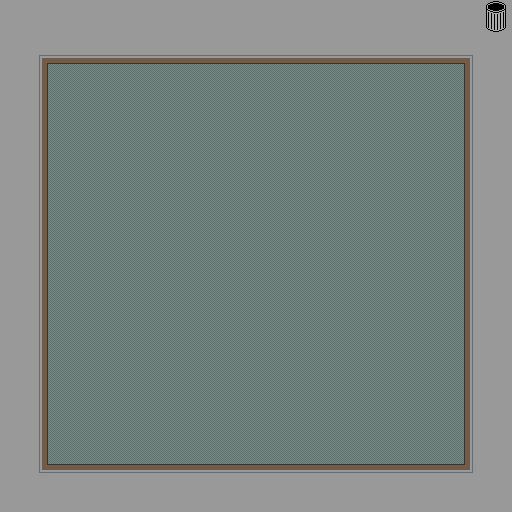

The image is a tile-based game level rendered from a .tmx file. Its description and complete source (layers, tilesets, objects, tile grids) follow:
An orthogonal 32x32 tile map with 16x16 px tiles, 2 tile layers (Tile Layer 1, Tile Layer 2) and 13 objects.

<map version="1.0" tiledversion="1.1.6" orientation="orthogonal" renderorder="right-down" width="32" height="32" tilewidth="16" tileheight="16" infinite="0" nextobjectid="21">
 <tileset firstgid="1" source="meow.tsx" />
 <layer name="Tile Layer 1" width="32" height="32">
  <data encoding="csv">
33,33,33,33,33,33,33,33,33,33,33,33,33,33,33,33,33,33,33,33,33,33,33,33,33,33,33,33,33,33,38,38,
33,33,33,33,33,33,33,33,33,33,33,33,33,33,33,33,33,33,33,33,33,33,33,33,33,33,33,33,33,33,38,38,
33,33,33,33,33,33,33,33,33,33,33,33,33,33,33,33,33,33,33,33,33,33,33,33,33,33,33,33,33,33,33,33,
33,33,33,33,33,33,33,33,33,33,33,33,33,33,33,33,33,33,33,33,33,33,33,33,33,33,33,33,33,33,33,33,
33,33,33,33,33,33,33,33,33,33,33,33,33,33,33,33,33,33,33,33,33,33,33,33,33,33,33,33,33,33,33,33,
33,33,33,33,33,33,33,33,33,33,33,33,33,33,33,33,33,33,33,33,33,33,33,33,33,33,33,33,33,33,33,33,
33,33,33,33,33,33,33,33,33,33,33,33,33,33,33,33,33,33,33,33,33,33,33,33,33,33,33,33,33,33,33,33,
33,33,33,33,33,33,33,33,33,33,33,33,33,33,33,33,33,33,33,33,33,33,33,33,33,33,33,33,33,33,33,33,
33,33,33,33,33,33,33,33,33,33,33,33,33,33,33,33,33,33,33,33,33,33,33,33,33,33,33,33,33,33,33,33,
33,33,33,33,33,33,33,33,33,33,33,33,33,33,33,33,33,33,33,33,33,33,33,33,33,33,33,33,33,33,33,33,
33,33,33,33,33,33,33,33,33,33,33,33,33,33,33,33,33,33,33,33,33,33,33,33,33,33,33,33,33,33,33,33,
33,33,33,33,33,33,33,33,33,33,33,33,33,33,33,33,33,33,33,33,33,33,33,33,33,33,33,33,33,33,33,33,
33,33,33,33,33,33,33,33,33,33,33,33,33,33,33,33,33,33,33,33,33,33,33,33,33,33,33,33,33,33,33,33,
33,33,33,33,33,33,33,33,33,33,33,33,33,33,33,33,33,33,33,33,33,33,33,33,33,33,33,33,33,33,33,33,
33,33,33,33,33,33,33,33,33,33,33,33,33,33,33,33,33,33,33,33,33,33,33,33,33,33,33,33,33,33,33,33,
33,33,33,33,33,33,33,33,33,33,33,33,33,33,33,33,33,33,33,33,33,33,33,33,33,33,33,33,33,33,33,33,
33,33,33,33,33,33,33,33,33,33,33,33,33,33,33,33,33,33,33,33,33,33,33,33,33,33,33,33,33,33,33,33,
33,33,33,33,33,33,33,33,33,33,33,33,33,33,33,33,33,33,33,33,33,33,33,33,33,33,33,33,33,33,33,33,
33,33,33,33,33,33,33,33,33,33,33,33,33,33,33,33,33,33,33,33,33,33,33,33,33,33,33,33,33,33,33,33,
33,33,33,33,33,33,33,33,33,33,33,33,33,33,33,33,33,33,33,33,33,33,33,33,33,33,33,33,33,33,33,33,
33,33,33,33,33,33,33,33,33,33,33,33,33,33,33,33,33,33,33,33,33,33,33,33,33,33,33,33,33,33,33,33,
33,33,33,33,33,33,33,33,33,33,33,33,33,33,33,33,33,33,33,33,33,33,33,33,33,33,33,33,33,33,33,33,
33,33,33,33,33,33,33,33,33,33,33,33,33,33,33,33,33,33,33,33,33,33,33,33,33,33,33,33,33,33,33,33,
33,33,33,33,33,33,33,33,33,33,33,33,33,33,33,33,33,33,33,33,33,33,33,33,33,33,33,33,33,33,33,33,
33,33,33,33,33,33,33,33,33,33,33,33,33,33,33,33,33,33,33,33,33,33,33,33,33,33,33,33,33,33,33,33,
33,33,33,33,33,33,33,33,33,33,33,33,33,33,33,33,33,33,33,33,33,33,33,33,33,33,33,33,33,33,33,33,
33,33,33,33,33,33,33,33,33,33,33,33,33,33,33,33,33,33,33,33,33,33,33,33,33,33,33,33,33,33,33,33,
33,33,33,33,33,33,33,33,33,33,33,33,33,33,33,33,33,33,33,33,33,33,33,33,33,33,33,33,33,33,33,33,
33,33,33,33,33,33,33,33,33,33,33,33,33,33,33,33,33,33,33,33,33,33,33,33,33,33,33,33,33,33,33,33,
33,33,33,33,33,33,33,33,33,33,33,33,33,33,33,33,33,33,33,33,33,33,33,33,33,33,33,33,33,33,33,33,
33,33,33,33,33,33,33,33,33,33,33,33,33,33,33,33,33,33,33,33,33,33,33,33,33,33,33,33,33,33,33,33,
33,33,33,33,33,33,33,33,33,33,33,33,33,33,33,33,33,33,33,33,33,33,33,33,33,33,33,33,33,33,33,33
</data>
 </layer>
 <objectgroup name="Walls">
  <object id="2" x="41" y="58" width="7" height="336" />
  <object id="3" x="37" y="56" width="433" height="7" />
  <object id="4" x="39" y="464" width="432" height="7" />
  <object id="5" x="465" y="60" width="7" height="410" />
  <object id="8" x="511" y="-10" width="9" height="534" />
  <object id="10" x="-14" y="-10" width="534" height="9" />
  <object id="11" x="-12" y="-7" width="10" height="533" />
  <object id="13" x="-16" y="511" width="536" height="14" />
 </objectgroup>
 <objectgroup name="Start/End">
  <object id="14" x="481" y="0" width="30" height="30" />
 </objectgroup>
 <objectgroup name="Ghosts">
  <object id="16" x="142" y="175">
   <point />
  </object>
  <object id="17" x="143" y="363">
   <point />
  </object>
  <object id="18" x="347" y="361">
   <point />
  </object>
 </objectgroup>
 <objectgroup name="Hero">
  <object id="15" x="245" y="249">
   <point />
  </object>
 </objectgroup>
 <layer name="Tile Layer 2" width="32" height="32">
  <data encoding="csv">
70,71,70,70,70,70,70,70,70,70,70,70,70,70,71,71,70,70,70,70,70,70,70,70,70,70,70,70,70,70,43,44,
71,71,71,71,71,71,71,71,71,71,71,71,71,71,71,71,71,71,71,71,71,71,71,71,71,71,71,71,71,71,99,100,
71,71,70,70,70,70,70,70,70,70,70,70,70,70,70,70,70,70,70,70,70,70,70,70,70,70,70,70,70,70,70,70,
71,71,78,66,66,66,66,66,66,66,66,66,66,66,66,66,66,66,66,66,66,66,66,66,66,66,66,66,75,79,70,70,
71,71,80,0,0,0,0,0,0,0,0,0,0,0,0,0,0,0,0,0,0,0,0,0,0,0,0,0,0,1,70,70,
71,71,80,0,0,0,0,0,0,0,0,0,0,0,0,0,0,0,0,0,0,0,0,0,0,0,0,0,0,1,70,70,
71,71,80,0,0,0,0,0,0,0,0,0,0,0,0,0,0,0,0,0,0,0,0,0,0,0,0,0,0,1,70,70,
71,71,80,0,0,0,0,0,0,0,0,0,0,0,0,0,0,0,0,0,0,0,0,0,0,0,0,0,0,1,70,70,
71,71,80,0,0,0,0,0,0,0,0,0,0,0,0,0,0,0,0,0,0,0,0,0,0,0,0,0,0,1,70,70,
71,71,80,0,0,0,0,0,0,0,0,0,0,0,0,0,0,0,0,0,0,0,0,0,0,0,0,0,0,1,70,70,
71,71,80,0,0,0,0,0,0,0,0,0,0,0,0,0,0,0,0,0,0,0,0,0,0,0,0,0,0,1,70,70,
71,71,80,0,0,0,0,0,0,0,0,0,0,0,0,0,0,0,0,0,0,0,0,0,0,0,0,0,0,1,70,70,
71,71,80,0,0,0,0,0,0,0,0,0,0,0,0,0,0,0,0,0,0,0,0,0,0,0,0,0,0,1,70,70,
71,71,80,0,0,0,0,0,0,0,0,0,0,0,0,0,0,0,0,0,0,0,0,0,0,0,0,0,0,1,70,70,
71,71,80,0,0,0,0,0,0,0,0,0,0,0,0,0,0,0,0,0,0,0,0,0,0,0,0,0,0,1,70,70,
71,71,80,0,0,0,0,0,0,0,0,0,0,0,0,0,0,0,0,0,0,0,0,0,0,0,0,0,0,1,70,70,
71,71,80,0,0,0,0,0,0,0,0,0,0,0,0,0,0,0,0,0,0,0,0,0,0,0,0,0,0,1,70,70,
71,71,80,0,0,0,0,0,0,0,0,0,0,0,0,0,0,0,0,0,0,0,0,0,0,0,0,0,0,1,70,70,
71,71,80,0,0,0,0,0,0,0,0,0,0,0,0,0,0,0,0,0,0,0,0,0,0,0,0,0,0,1,70,70,
71,71,80,0,0,0,0,0,0,0,0,0,0,0,0,0,0,0,0,0,0,0,0,0,0,0,0,0,0,1,70,70,
71,71,80,0,0,0,0,0,0,0,0,0,0,0,0,0,0,0,0,0,0,0,0,0,0,0,0,0,0,1,70,70,
71,71,80,0,0,0,0,0,0,0,0,0,0,0,0,0,0,0,0,0,0,0,0,0,0,0,0,0,0,1,70,70,
71,71,80,0,0,0,0,0,0,0,0,0,0,0,0,0,0,0,0,0,0,0,0,0,0,0,0,0,0,1,70,70,
71,71,80,0,0,0,0,0,0,0,0,0,0,0,0,0,0,0,0,0,0,0,0,0,0,0,0,0,0,1,70,70,
71,71,80,0,0,0,0,0,0,0,0,0,0,0,0,0,0,0,0,0,0,0,0,0,0,0,0,0,0,1,70,70,
71,71,80,0,0,0,0,0,0,0,0,0,0,0,0,0,0,0,0,0,0,0,0,0,0,0,0,0,0,1,11,70,
71,71,80,0,0,0,0,0,0,0,0,0,0,0,0,0,0,0,0,0,0,0,0,0,0,0,0,0,0,1,70,70,
71,71,80,0,0,0,0,0,0,0,0,0,0,0,0,0,0,0,0,0,0,0,0,0,0,0,0,0,0,1,70,70,
71,71,80,0,0,0,0,0,0,0,0,0,0,0,0,0,0,0,0,0,0,0,0,0,0,0,0,0,0,1,70,70,
71,71,32,4,4,4,4,4,4,4,4,4,4,4,4,4,4,4,4,4,4,4,4,4,4,4,4,4,4,29,70,70,
71,71,70,70,70,70,70,70,70,70,70,70,70,70,10,10,10,70,70,70,70,70,70,70,70,70,70,70,70,70,70,70,
70,70,70,70,70,70,70,70,70,70,70,70,70,70,70,70,70,70,70,70,70,70,70,70,70,70,70,70,70,70,70,70
</data>
 </layer>
</map>